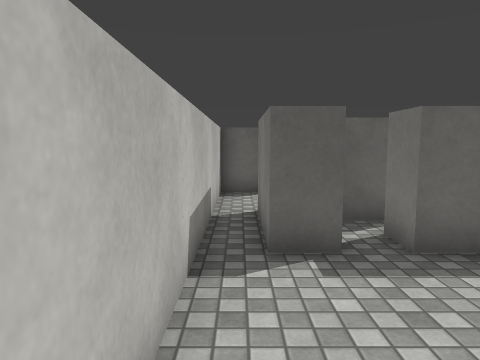
[1] (above)

12 first-person views from a walk through a 3-D level made in the Unity game engine. The camera is 1.5 m above the floor, tilts 6° down and sees 70° across. The floor is counted in squares, 1 m on a side. Each view is taken from the middle of a square. On the plan, view 1 faces up. The plan holds only what a view shows up to about 16 squares ahead; the rest is blank. The player character is not drawn. Surface patterns are stand-ins for the level's own textures.

[2]
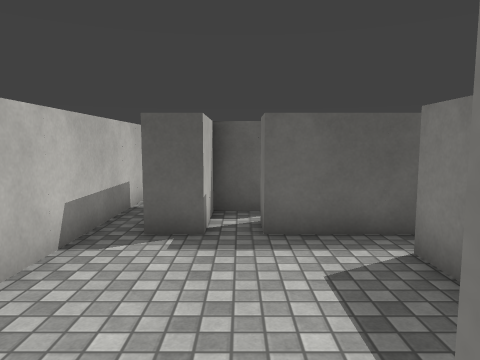

[3]
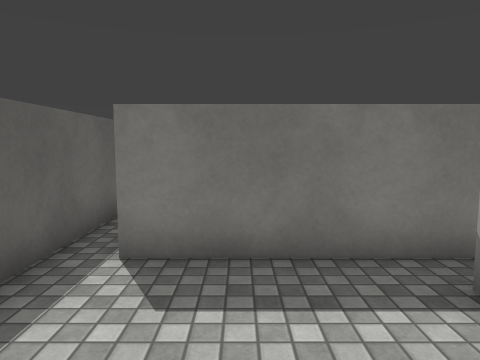

[4]
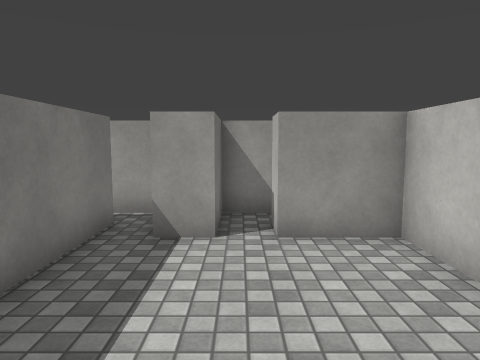

[5]
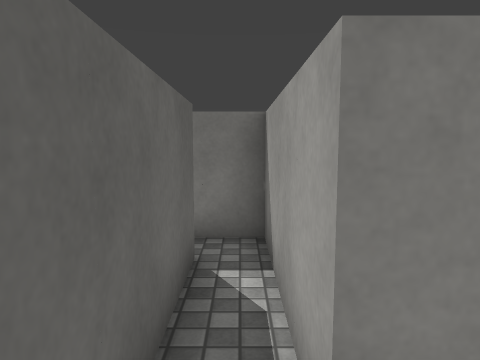

[6]
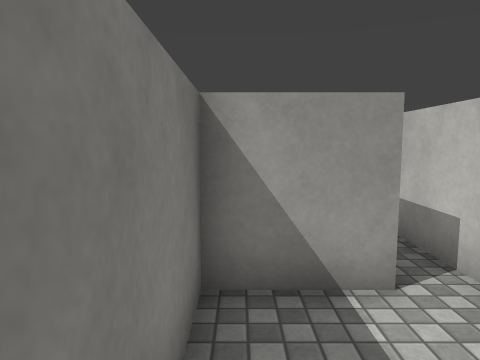

[7]
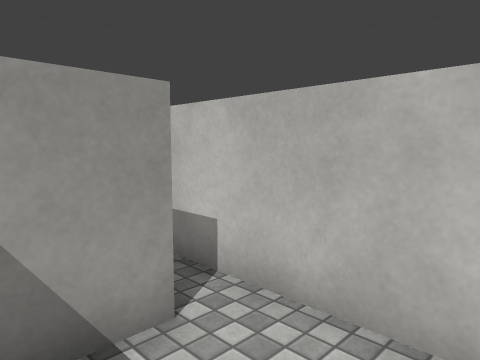

[8]
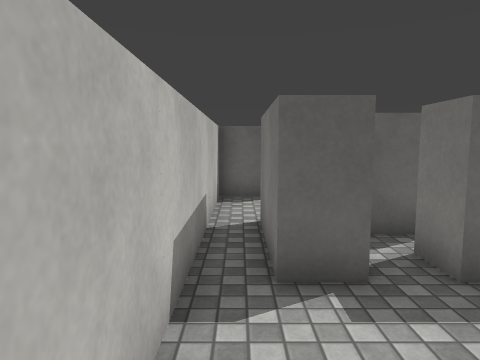

[9]
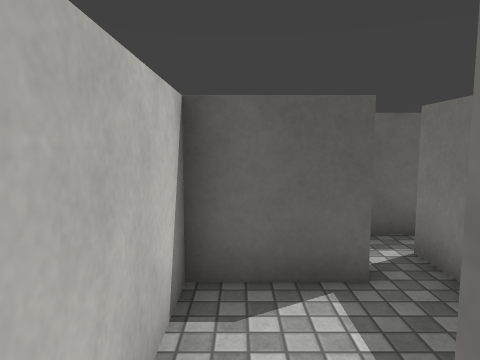

[10]
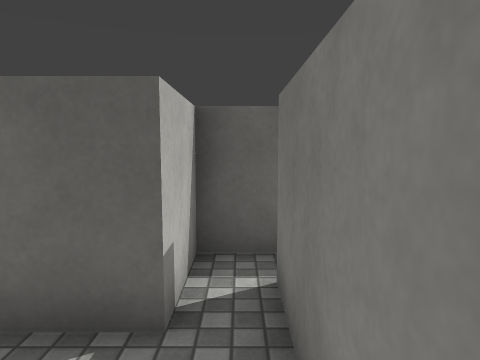

[11]
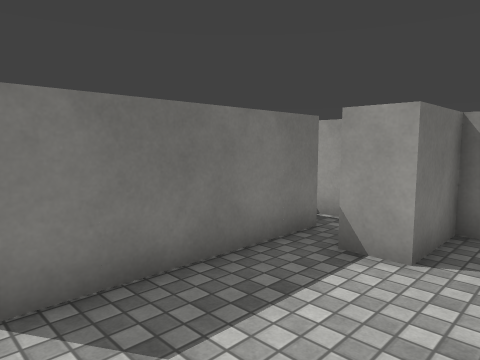

[12]
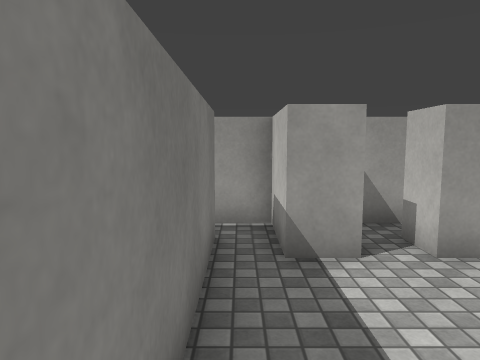

### Floor plan
Ten units are one square. View 1 is at (0, 0); x grows to the right and y downward. Boxes are objects, and circles mark ways between rooms. Rooms are numbered by the first view taken in them; rooms with no view inside come last. Other rooms are left out.
<svg viewBox="-11 -131 100 160">
<path fill="none" stroke="#000" d="M14 -56 14 -46 4 -46 4 -76M24 4 34 4 34 14M44 15 44 -36 84 -36 84 -48M75 -46 24 -46 24 -56M-6 -76 -6 4 14 4M14 4 14 15M9 24 24 24 24 4M4 -76 24 -76 24 -116M14 -116 14 -106 -6 -106 -6 -76M30 -66 14 -66 14 -56M30 -126 14 -126 14 -116M34 14 34 24 51 24"/>
<circle cx="20" cy="10" r="3" fill="#2a7"/>
<circle cx="0" cy="-80" r="3" fill="#2a7"/>
<circle cx="20" cy="-50" r="3" fill="#2a7"/>
<circle cx="40" cy="10" r="3" fill="#2a7"/>
<circle cx="20" cy="-110" r="3" fill="#2a7"/>
<text x="30" y="-30">1</text>
<text x="20" y="10">2</text>
<text x="10" y="-90">3</text>
<text x="20" y="-60">4</text>
<text x="20" y="-120">5</text>
<text x="40" y="20">6</text>
</svg>
Room 1 opens to room 2. Room 1 opens to room 3. Room 1 opens to room 4. Room 1 opens to room 6. Room 3 opens to room 5.

Where each view was taken, in squares from view 1:
view 1: 0 up, 0 right, facing up
view 2: 1 down, 2 right, facing up
view 3: 2 up, 0 right, facing right
view 4: 5 up, 2 right, facing down
view 5: 4 up, 3 right, facing right
view 6: 11 up, 2 right, facing down
view 7: 10 up, 2 right, facing down-left
view 8: 1 up, 0 right, facing up
view 9: 7 up, 0 right, facing up
view 10: 8 up, 2 right, facing up
view 11: 4 up, 1 right, facing down-right
view 12: 4 up, 4 right, facing down
